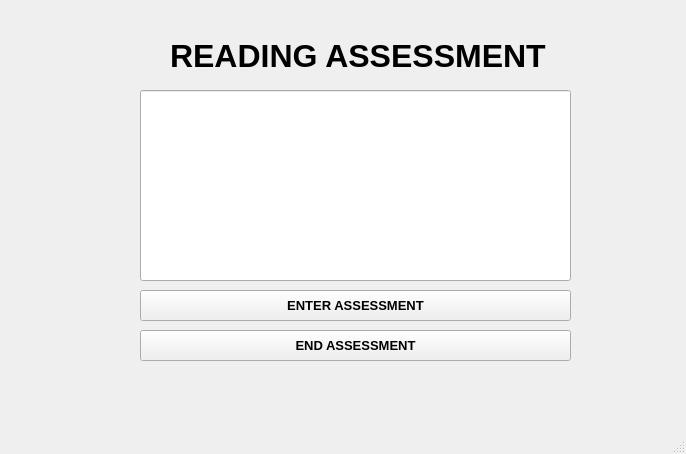
<?xml version="1.0" encoding="UTF-8"?>
<ui version="4.0">
 <class>Registration</class>
 <widget class="QMainWindow" name="Registration">
  <property name="geometry">
   <rect>
    <x>0</x>
    <y>0</y>
    <width>686</width>
    <height>454</height>
   </rect>
  </property>
  <property name="windowTitle">
   <string>MainWindow</string>
  </property>
  <widget class="QWidget" name="centralwidget">
   <widget class="QPushButton" name="pushButton">
    <property name="geometry">
     <rect>
      <x>140</x>
      <y>290</y>
      <width>431</width>
      <height>31</height>
     </rect>
    </property>
    <property name="font">
     <font>
      <family>Arial</family>
      <pointsize>10</pointsize>
      <weight>75</weight>
      <bold>true</bold>
     </font>
    </property>
    <property name="text">
     <string>ENTER ASSESSMENT</string>
    </property>
   </widget>
   <widget class="QLabel" name="label_5">
    <property name="geometry">
     <rect>
      <x>170</x>
      <y>20</y>
      <width>381</width>
      <height>71</height>
     </rect>
    </property>
    <property name="font">
     <font>
      <family>Arial</family>
      <pointsize>24</pointsize>
      <weight>75</weight>
      <bold>true</bold>
     </font>
    </property>
    <property name="text">
     <string>READING ASSESSMENT</string>
    </property>
    <property name="scaledContents">
     <bool>true</bool>
    </property>
    <property name="wordWrap">
     <bool>false</bool>
    </property>
   </widget>
   <widget class="QLineEdit" name="lineEdit">
    <property name="geometry">
     <rect>
      <x>140</x>
      <y>90</y>
      <width>431</width>
      <height>191</height>
     </rect>
    </property>
   </widget>
   <widget class="QPushButton" name="pushButton_2">
    <property name="geometry">
     <rect>
      <x>140</x>
      <y>330</y>
      <width>431</width>
      <height>31</height>
     </rect>
    </property>
    <property name="font">
     <font>
      <family>Arial</family>
      <pointsize>10</pointsize>
      <weight>75</weight>
      <bold>true</bold>
     </font>
    </property>
    <property name="text">
     <string>END ASSESSMENT</string>
    </property>
   </widget>
  </widget>
  <widget class="QMenuBar" name="menubar">
   <property name="geometry">
    <rect>
     <x>0</x>
     <y>0</y>
     <width>686</width>
     <height>21</height>
    </rect>
   </property>
  </widget>
  <widget class="QStatusBar" name="statusbar"/>
 </widget>
 <resources/>
 <connections/>
</ui>
